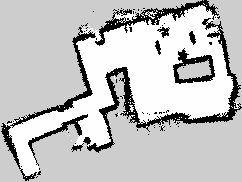
#> input picture docker/ros-files/test-suite/test-compare/0.05-bad.pgm, 242 x 182 px
$ python compare.py --firstimage 0.05-bad.pgm --secondimage 0.05.pgm
#> lines starting #> are read from the running program, lines starting #| are printed output that depends on the picture; after the words box and inside, x2 and y2 are one past the last pixel; in counts of white or black regions, pixels touching at a corner belong together
import argparse
import cv2
import imutils
import numpy as np

BG_SHADE = 0xcd
OCCUPIED_SHADE = 0x00
FREE_SHADE = 0xff
TEXT_SHADE = 0x00
BG_COLOR = (BG_SHADE, BG_SHADE, BG_SHADE)
OCCUPIED_COLOR = (OCCUPIED_SHADE, OCCUPIED_SHADE, OCCUPIED_SHADE)
FREE_COLOR = (FREE_SHADE, FREE_SHADE, FREE_SHADE)
TEXT_COLOR = (TEXT_SHADE, TEXT_SHADE, TEXT_SHADE)

class OccupationGrid:
    def __init__(self, image_filename):
        self.load(image_filename)

    def load(self, filename):
        self.original_image = cv2.imread(filename, cv2.IMREAD_UNCHANGED)

    def _resize(self, image, scale):
        width = np.ceil(image.shape[1] * scale)
        height = np.ceil(image.shape[0] * scale)
        new_size = (int(width), int(height))
        scaled_image = cv2.resize(image, new_size, interpolation = cv2.INTER_LINEAR_EXACT)
        return scaled_image

    def _rotate(self,
                image,
                angle,
                fill_color=BG_COLOR):
        height, width = image.shape[:2]
        image_center = (width/2, height/2)
        rotation_image = cv2.getRotationMatrix2D(image_center, angle, 1.)
        abs_cos = abs(rotation_image[0,0])
        abs_sin = abs(rotation_image[0,1])
        bound_w = int(height * abs_sin + width * abs_cos)
        bound_h = int(height * abs_cos + width * abs_sin)
        rotation_image[0, 2] += bound_w/2 - image_center[0]
        rotation_image[1, 2] += bound_h/2 - image_center[1]
        rotated_image = cv2.warpAffine(image,
                                       rotation_image,
                                       (bound_w, bound_h),
                                       borderMode=cv2.BORDER_CONSTANT,
                                       borderValue=fill_color)
        return rotated_image

    def _pad_to_square(self,
                       image,
                       new_size,
                       fill_color=BG_COLOR):
        width = np.ceil(image.shape[1])
        height = np.ceil(image.shape[0])
        new_width = new_height = new_size

        vertical_padding = (new_height - height)
        horizontal_padding = (new_width - width)
        top = np.ceil(vertical_padding / 2)
        down = np.floor(vertical_padding / 2)
        left = np.ceil(horizontal_padding / 2)
        right = np.floor(horizontal_padding / 2)

        padded_image = cv2.copyMakeBorder(image,
                                          int(top),
                                          int(down),
                                          int(left),
                                          int(right),
                                          borderType=cv2.BORDER_CONSTANT,
                                          value=fill_color)
        return padded_image

    def calc_diagonal(self, image):
        height, width = image.shape[:2]
        diagonal_length = np.sqrt(pow(height, 2) + pow(width, 2))
        return np.ceil(diagonal_length)

    def _crop_to_content(self, image):
        thr = cv2.threshold(image, 0, 255, cv2.THRESH_BINARY_INV)[1]
        bbox = cv2.boundingRect(thr)
        x, y, w, h = bbox
        assert w > 0
        assert h > 0
        cropped = image[y:y+h, x:x+w]
        return cropped

    def _haystack_image(self, angle):
        ret = self._crop_to_content(self.original_image)

        # Diagonal is the maximum width or height dimension
        # after rotation, hence it is calculated from cropped
        # and scaled image (not yet rotated because rotation
        # affects width and height).
        new_padded_size = self.calc_diagonal(ret) * 3
        ret = self._rotate(ret, angle)

        # The intention here is to put the image in the middle
        # and have enough space to fit the same sized image at
        # any angle, in any position relative to it.
        ret = self._pad_to_square(ret, new_padded_size, BG_COLOR)
        return ret

    def _needle_image(self, scale):
        ret = self._crop_to_content(self.original_image)
        ret = self._resize(ret, scale)
        return ret

    # [46 lines left out: functions _put_text, preview, not called in this run]

    def match_template(self,
                       other_grid,
                       min_scale = 0.8,
                       scale_step = 0.1,
                       angle_step = 1,
                       debug_preview = False,
                       debug_print = False):
        assert(round((1 - min_scale) / scale_step, 6) % 1 == 0)
        assert(360 / angle_step % 1 == 0)
        image = self
        template = other_grid

        # ratio of two diameters, required to normalize template size
        # with regard to image
        image_to_template_cropped_ratio = \
            image.calc_diagonal(image._needle_image(1)) / \
            template.calc_diagonal(template._needle_image(1))

        max_val = 0
        max_loc = None
        max_angle = None
        max_scale = None
        max_updated_scale = None
        for angle in np.linspace(0, (360 - angle_step), int(360 / angle_step)):
            haystack = image._haystack_image(angle)

            for scale in np.linspace(min_scale, 1, int(round(1 - min_scale, 6) / scale_step)):
                updated_scale = image_to_template_cropped_ratio * scale
                needle = template._needle_image(updated_scale)

                result = cv2.matchTemplate(haystack, needle, cv2.TM_CCOEFF_NORMED)
                _, curr_max_val, _, curr_max_loc = cv2.minMaxLoc(result)

                if curr_max_val > max_val:
                    max_val = curr_max_val
                    max_loc = curr_max_loc
                    max_angle = angle
                    max_scale = scale
                    max_updated_scale = updated_scale

                text = f'current angle:         {round(angle, 3)}\n' \
                       f'current scale:         {round(scale, 3)}\n' \
                       f'current updated scale: {round(updated_scale, 3)}\n' \
                       f'current location:      ({curr_max_loc[0]}, {curr_max_loc[1]})\n' \
                       f'current score:         {round(curr_max_val, 3)}\n' \
                       f'current max score:     {round(max_val, 3)}\n'
                if debug_preview:
                    image.preview(template,
                                  curr_max_loc,
                                  angle,
                                  updated_scale,
                                  text)
                if debug_print:
                    print(f'---\n{text}')

        return (max_val, max_loc, max_angle, max_scale, max_updated_scale)


# [15 lines left out: function compare, not called in this run]


def main(args):
    a = OccupationGrid(args['firstimage'])
#> in load, self.original_image is the input picture: shape (182, 242); min 0, max 254, mean 194.8
    b = OccupationGrid(args['secondimage'])
#> call 2 of load, with filename = '0.05.pgm'
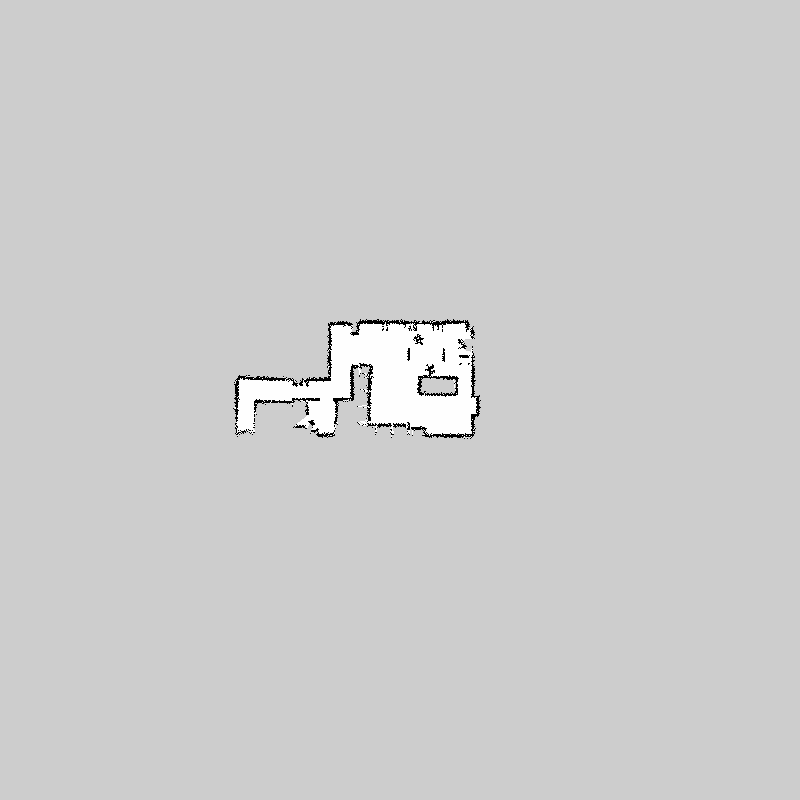
#> input picture docker/ros-files/test-suite/test-compare/0.05.pgm, 800 x 800 px
#> in load, self.original_image is the input picture: shape (800, 800); min 0, max 254, mean 205.1
    save_file = args['outputimage']
    print_debug = args['verbose']
    visual_debug = args['step']
    visual_summary = args['bestmatch']
    angle_step = args['anglestep']
    scale_step = args['scalestep']
    min_scale = args['minscale']

    if print_debug:
        print('first pass')

    max_val, max_loc, max_angle, max_scale, max_updated_scale = \
        a.match_template(b,
                         angle_step = angle_step,
                         min_scale = min_scale,
                         scale_step = scale_step,
                         debug_preview = visual_debug,
                         debug_print = print_debug)
#> in _crop_to_content, `thr = cv2.threshold(image, 0, 255, cv2.THRESH_BINARY_INV)[1]`:
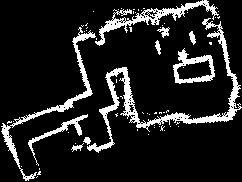
#> thr: shape (182, 242); 12.6% white; 63 white regions (53 under 20 px), largest, box (x1, y1, x2, y2) and area: (87, 18, 242, 153) 2132, (1, 27, 96, 181) 1069, (95, 0, 219, 46) 1005
#> in _crop_to_content, `bbox = cv2.boundingRect(thr)`: bbox = (1, 0, 241, 181)
#> in _crop_to_content, `x, y, w, h = bbox`: x = 1; y = 0; w = 241; h = 181
#> in calc_diagonal, `height, width = image.shape[:2]`: width = 241
#> in calc_diagonal, `diagonal_length = np.sqrt(pow(height, 2) + pow(width, 2))`: diagonal_length = 301.4
#> in _crop_to_content (call 2), `thr = cv2.threshold(image, 0, 255, cv2.THRESH_BINARY_INV)[1]`:
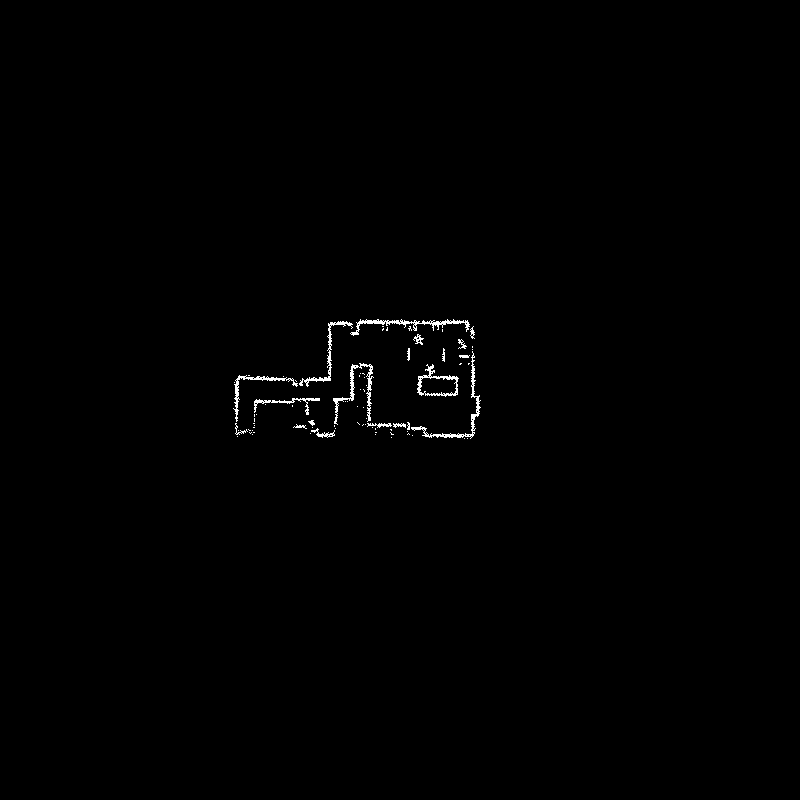
#> thr: shape (800, 800); 0.49% white in thin lines or dots, all inside (x1, y1, x2, y2) = (233, 319, 481, 439)
#> in _crop_to_content (call 2), `bbox = cv2.boundingRect(thr)`: bbox = (233, 319, 248, 120)
#> in _crop_to_content (call 2), `x, y, w, h = bbox`: x = 233; y = 319; w = 248; h = 120
#> in _crop_to_content (call 2), `cropped = image[y:y+h, x:x+w]`:
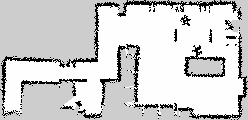
#> cropped: shape (120, 248); min 0, max 254, mean 208
#> in match_template, `image_to_template_cropped_ratio = \ image.calc_diagonal(image._needle_..`: image_to_template_cropped_ratio = 1.09
#> the loop in match_template, `for angle in np.linspace(0, (360 - angle_step), int(360 / angle_step)):` made 60 passes
#> pass 1, in _resize (call 5), `scaled_image = cv2.resize(image, new_size, interpolation = cv2.INTER_L..`:
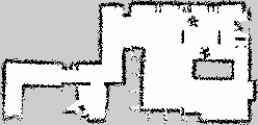
#> scaled_image: shape (125, 258); min 0, max 254, mean 208
#> after the loop in match_template, `for angle in np.linspace(0, (360 - angle_step), int(360 / angle_step)):`:
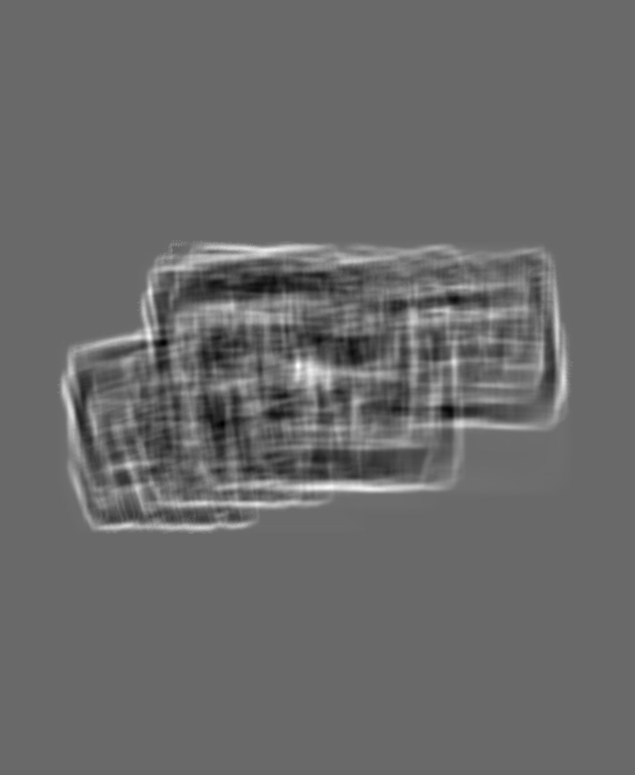
#> result: shape (775, 635) float32; min -0.0998, max 0.14, mean 0.000901; drawn with min black and max white

    if print_debug:
        print('second pass')

    max_val_2, max_loc_2, max_angle_2, max_scale_2, max_updated_scale_2 = \
        b.match_template(a,
                         angle_step = angle_step,
                         min_scale = min_scale,
                         scale_step = scale_step,
                         debug_preview = visual_debug,
                         debug_print = print_debug)
#> call 2 of match_template, with min_scale = 0.9, scale_step = 0.02, angle_step = 6, debug_preview = False, debug_print = False
#> after the loop in match_template (call 2), `for angle in np.linspace(0, (360 - angle_step), int(360 / angle_step)):`:
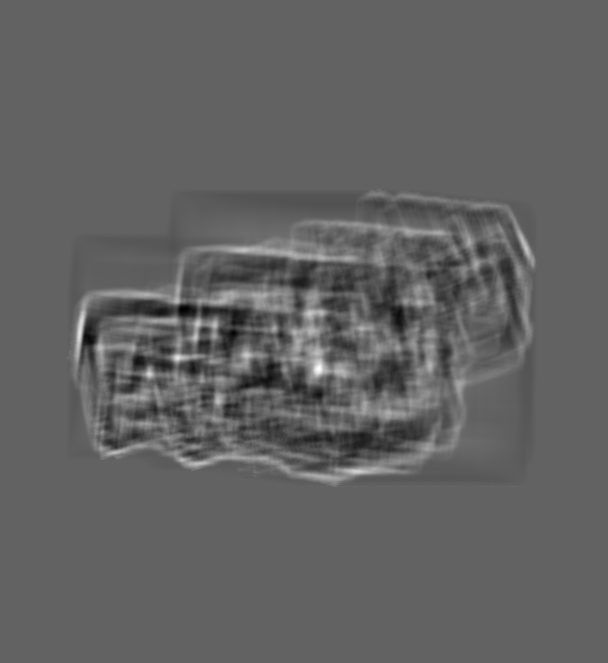
#> result: shape (663, 608) float32; min -0.0809, max 0.129, mean 3.56e-05; drawn with min black and max white

    if max_val > max_val_2:
        print(f'{round(max_val, 3)}')
#| 0.541
        if visual_summary:
            a.preview(b,
                      max_loc,
                      max_angle,
                      max_updated_scale,
                      f'maximum angle:      {round(max_angle, 3)}\n'
                      f'maximum scale:      {round(max_updated_scale, 3)}\n'
                      f'maximum location:   ({max_loc[0]}, {max_loc[1]})\n'
                      f'maximum score:      {round(max_val, 3)}',
                      wait_time = 0)
        if save_file is not None:
            a.preview(b,
                      max_loc,
                      max_angle,
                      max_updated_scale,
                      f'maximum angle:      {round(max_angle, 3)}\n'
                      f'maximum scale:      {round(max_updated_scale, 3)}\n'
                      f'maximum location:   ({max_loc[0]}, {max_loc[1]})\n'
                      f'maximum score:      {round(max_val, 3)}',
                      wait_time = 0,
                      save_file = save_file)
    else:
        print(f'{round(max_val_2, 3)}')
        if visual_summary:
            b.preview(a,
                      max_loc_2,
                      max_angle_2,
                      max_updated_scale_2,
                      f'maximum angle:      {round(max_angle_2, 3)}\n'
                      f'maximum scale:      {round(max_updated_scale_2, 3)}\n'
                      f'maximum location:   ({max_loc_2[0]}, {max_loc_2[1]})\n'
                      f'maximum score:      {round(max_val_2, 3)}',
                      wait_time = 0)
        if save_file is not None:
            b.preview(a,
                      max_loc_2,
                      max_angle_2,
                      max_updated_scale_2,
                      f'maximum angle:      {round(max_angle_2, 3)}\n'
                      f'maximum scale:      {round(max_updated_scale_2, 3)}\n'
                      f'maximum location:   ({max_loc_2[0]}, {max_loc_2[1]})\n'
                      f'maximum score:      {round(max_val_2, 3)}',
                      wait_time = 0,
                      save_file = save_file)


if __name__ == '__main__':
    parser = argparse.ArgumentParser(description = 'Occupation grid compare script [TZJ 2023]')
    parser.add_argument('-a', '--firstimage', help = 'One of compared occupation grids in pgm format', required = True)
    parser.add_argument('-b', '--secondimage', help = 'Another compared occupation grids in pgm format', required = True)
    parser.add_argument('-o', '--outputimage', help = 'Output image with summary and overlaid first and second image', required = False, default = None, type = str)
    parser.add_argument('-v', '--verbose', help = 'Print steps in the terminal', required = False, action = 'store_true')
    parser.add_argument('-s', '--step', help = 'Show comparison picture at every step (angle and scale)', required = False, action = 'store_true')
    parser.add_argument('-m', '--bestmatch', help = 'Show comparison picture for the best match at the end', required = False, action = 'store_true')
    parser.add_argument('-j', '--anglestep', help = 'Amount of degrees between steps', required = False, default = 6, type = float)
    parser.add_argument('-k', '--scalestep', help = 'A fraction representing scale difference between steps', required = False, default = 0.02, type = float)
    parser.add_argument('-l', '--minscale', help = 'Minimum scale to use', required = False, default = 0.9, type = float)
    args = vars(parser.parse_args())
    main(args)
